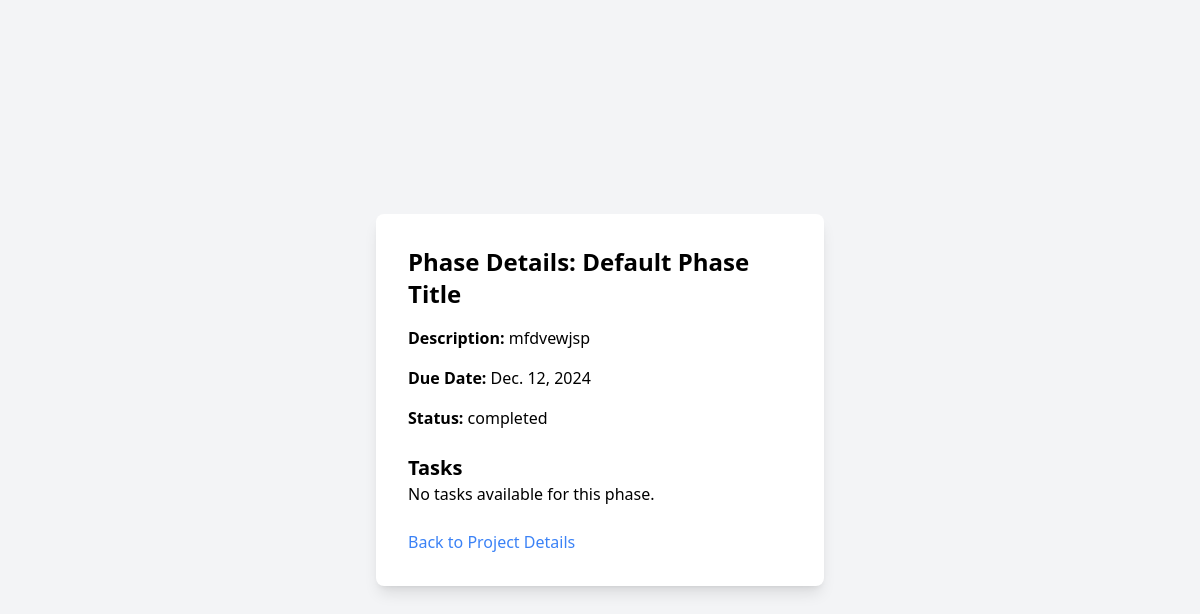
/phases/4/details/ (signed in), run on an earlier commit of the app's database.
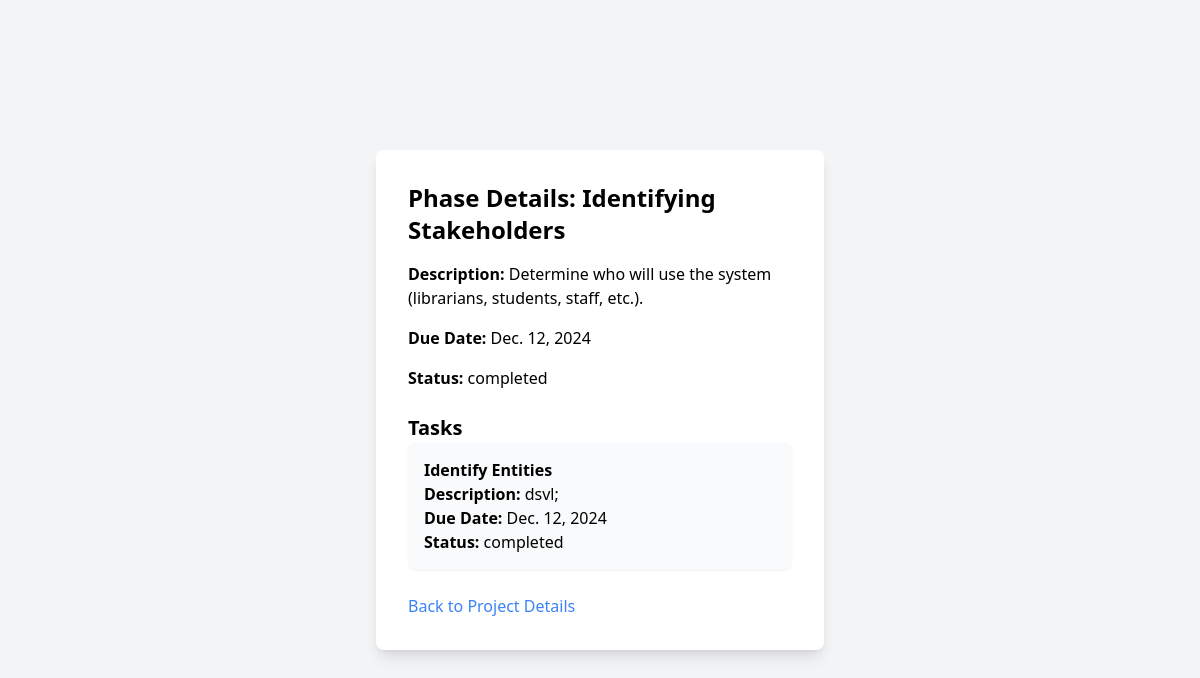
And on a later commit of the database.
### MySiteApp/models.py (models this page shows, shortened)
class Phases(models.Model):
    id = models.AutoField(primary_key=True)
    title = models.CharField(max_length=100,default="Default Phase Title")
    description = models.TextField(blank=True, null=True)
    due_date = models.DateField()
    status = models.CharField(max_length=50, choices=[('pending', 'Pending'), ('completed', 'Completed')], default='pending')
    project = models.ForeignKey(Project, on_delete=models.CASCADE, related_name='phases')
    mentor_notes = models.TextField(blank=True, null=True)  # Notes from the mentor

class Task(models.Model):
    id = models.AutoField(primary_key=True)
    title = models.CharField(max_length=100)
    description = models.TextField(blank=True, null=True)
    due_date = models.DateField()
    status = models.CharField(max_length=50, choices=[('pending', 'Pending'), ('completed', 'Completed')], default='pending')
    phase = models.ForeignKey('Phases', on_delete=models.CASCADE, related_name='tasks')  # link to a phase

### MySiteApp/views.py (the view)
# urls.py: path('phases/<int:phase_id>/details/', views.phase_details, name='phase_details'),
@login_required
def phase_details(request, phase_id):
    phase = get_object_or_404(models.Phases, id=phase_id)
    tasks = phase.tasks.all()
    return render(request, 'phases/phase_details.html', {'phase': phase, 'tasks': tasks})

### MySiteApp/templates/phases/phase_details.html (shortened to what this page needs)
<!DOCTYPE html>
<html lang="en">
<head>
    <script src="https://cdn.tailwindcss.com"></script>
</head>
<body class="bg-gray-100 min-h-screen flex items-center justify-center">
<div class="bg-white p-8 rounded-lg shadow-lg w-full max-w-md mx-auto">
    <h2 class="text-2xl font-bold mb-4">Phase Details: {{ phase.title }}</h2>
<div class="space-y-4">
    <p><strong>Description:</strong> {{ phase.description }}</p>
    <p><strong>Due Date:</strong> {{ phase.due_date }}</p>
    <p><strong>Status:</strong> {{ phase.status }}</p>
</div>
<h3 class="text-xl font-semibold mt-6">Tasks</h3>
{% if tasks %}
    <ul class="space-y-2">
        {% for task in tasks %}
            <li class="p-4 bg-gray-50 rounded-lg shadow-sm">
                <strong>{{ task.title }}</strong><br>
                <span><strong>Description:</strong> {{ task.description }}</span><br>
                <span><strong>Due Date:</strong> {{ task.due_date }}</span><br>
                <span><strong>Status:</strong> {{ task.status }}</span>
            </li>
        {% endfor %}
    </ul>
{% else %}
    <p>No tasks available for this phase.</p>
{% endif %}
    <div class="mt-6">
        <a href="{% url 'project_details' phase.project.id %}" class="text-blue-500 hover:text-blue-700">Back to Project Details</a>
    </div>
</div>
</body>
</html>

What changed in the data, as far as the page shows it:
changed Phases "completed": title "Default Phase Title" → "Identifying Stakeholders"; description "mfdvewjsp" → "Determine who will use the system (librarians, students, staff, etc.)."
added Task: title "Identify Entities", description "dsvl;", due_date "Dec. 12, 2024", status "completed"
Also different on the page:
text no longer shown: "No tasks available for this phase."
